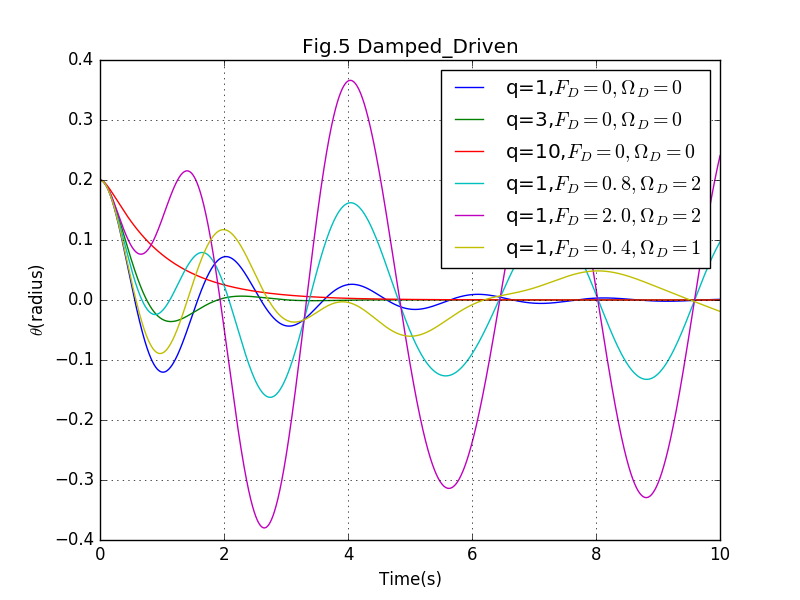

Here is the Python script that generated this plot:
import math
import matplotlib.pyplot as plt  
    
g=9.8 


def DampedDriven(omega0,theta0,q,FD,omegaD,l,T):
    dt=0.001
    t=0
    omega,theta = omega0,theta0
    motion=[[]for i in range(3)]
    motion[0].append(omega)
    motion[1].append(theta)
    motion[2].append(t)
    while t<= T:
        omega = omega+(-g*theta/l-q*omega+FD* math.sin(omegaD*t))*dt
        theta = theta+omega*dt
        t = t+dt
        motion[0].append(omega)
        motion[1].append(theta)
        motion[2].append(t)
    return motion

d=DampedDriven(0,0.2,1,0,0,1,10)
plt.plot(d[2],d[1],linestyle='-',linewidth=1.0,label=r'q=1,$F_D=0,\Omega_D=0$')
d=DampedDriven(0,0.2,3,0,0,1,10)
plt.plot(d[2],d[1],linestyle='-',linewidth=1.0,label=r'q=3,$F_D=0,\Omega_D=0$')
d=DampedDriven(0,0.2,10,0,0,1,10)
plt.plot(d[2],d[1],linestyle='-',linewidth=1.0,label=r'q=10,$F_D=0,\Omega_D=0$')
d=DampedDriven(0,0.2,1,0.8,2,1,20)
plt.plot(d[2],d[1],linestyle='-',linewidth=1.0,label=r'q=1,$F_D=0.8,\Omega_D=2$')
d=DampedDriven(0,0.2,1,2,2.0,1,20)
plt.plot(d[2],d[1],linestyle='-',linewidth=1.0,label=r'q=1,$F_D=2.0,\Omega_D=2$')
d=DampedDriven(0,0.2,1,0.4,1,1,20)
plt.plot(d[2],d[1],linestyle='-',linewidth=1.0,label=r'q=1,$F_D=0.4,\Omega_D=1$')
plt.text(13,-0.35,r'$\theta_0=0.2,q=1,l=1$')
plt.xlim(0,10)
plt.grid(True,color='k')
plt.title('Fig.5 Damped_Driven')
plt.xlabel('Time(s)')
plt.ylabel(r'$\theta$(radius)')
plt.legend()
plt.show()
